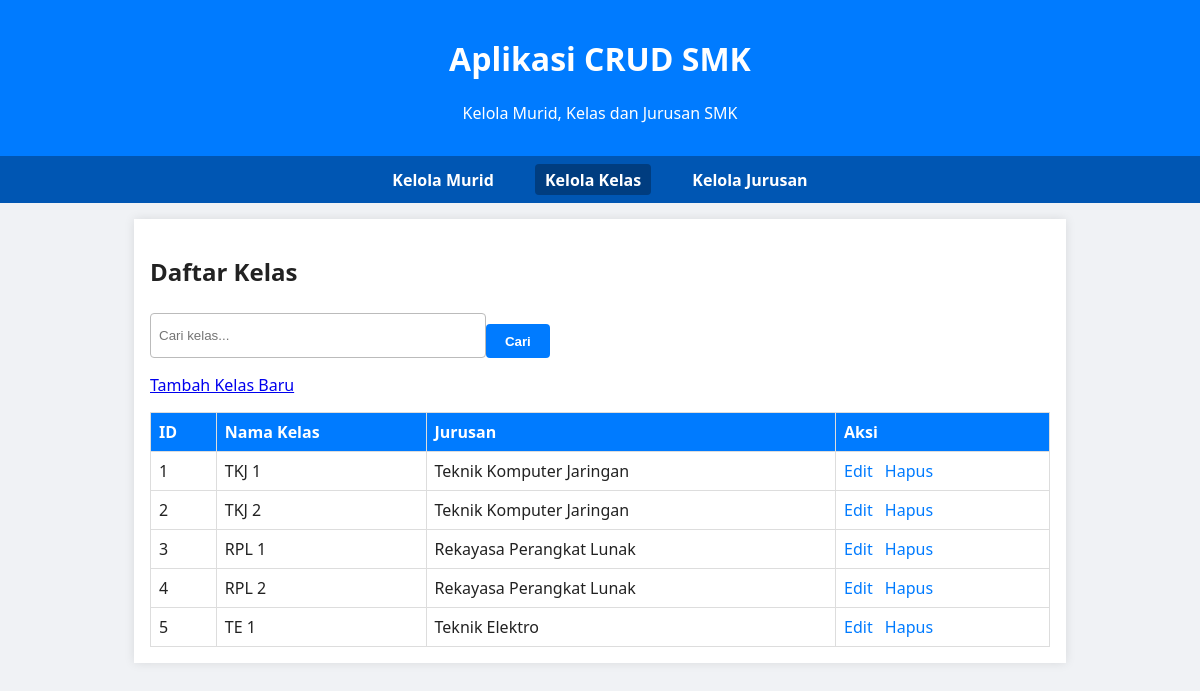
The page /?entity=kelas on the database its author committed.
### tables this page shows
CREATE TABLE IF NOT EXISTS kelas (
    id INT AUTO_INCREMENT PRIMARY KEY,
    nama VARCHAR(50) NOT NULL,
    jurusan_id INT NOT NULL,
    FOREIGN KEY (jurusan_id) REFERENCES jurusan(id) ON DELETE CASCADE
);

### src/Models/Model.php (called while the page is built, shortened)
<?php
abstract class Model
{
    protected \mysqli $conn;
    protected string $table;
    public function __construct(\mysqli $conn)
    {
        $this->conn = $conn;
    }
    public function readAll(): array
    {
        $sql = "SELECT * FROM {$this->table}";
        $res = $this->conn->query($sql);
        return $res->fetch_all(MYSQLI_ASSOC);
    }
}
?>

### index.php (the view, shortened to what this page needs)
<?php
$db = new DB('localhost', 'root', '', 'smkdb');
$mysqli = $db->getConnection();
$jurusanModel = new Jurusan($mysqli);
$kelasModel = new Kelas($mysqli);
$entity = $_GET['entity'] ?? 'murid';
$action = $_GET['action'] ?? 'list';
switch ($entity) {
  case 'kelas':
    handleKelas($action, $kelasModel, $jurusanModel);
    break;
}
$content = ob_get_clean();
?>
<!DOCTYPE html>
<html lang="id">
<head>
</head>
<body>
<header>
    <h1>Aplikasi CRUD SMK</h1>
    <p>Kelola Murid, Kelas dan Jurusan SMK</p>
</header>
<nav>
    <a href="?entity=murid" class="<?= $entity === 'murid' ? 'active' : ''; ?>">Kelola Murid</a>
    <a href="?entity=kelas" class="<?= $entity === 'kelas' ? 'active' : ''; ?>">Kelola Kelas</a>
    <a href="?entity=jurusan" class="<?= $entity === 'jurusan' ? 'active' : ''; ?>">Kelola Jurusan</a>
</nav>
<main>
    <?= $content ?>
</main>
</body>
</html>
<?php
function req_get(string $key, $default = '') {
  return isset($_GET[$key]) ? trim($_GET[$key]) : $default;
}
function handleKelas(string $action, Kelas $model, Jurusan $jurusanModel) {
  switch ($action) {
    default:
      $search = req_get('search', '');
      $items = $search !== '' ? $model->search($search) : $model->readAll();
      listKelas($items, $jurusanModel, $search);
      break;
  }
}
function listKelas(array $items, Jurusan $jurusanModel, string $search) {
  echo "<h2>Daftar Kelas</h2>";
  echo "<form method='get' class='search-form'>
    <input type='hidden' name='entity' value='kelas' />
    <input type='text' name='search' placeholder='Cari kelas...' value=\"" . htmlspecialchars($search) . "\" />
    <button type='submit'>Cari</button>
  </form>";
  echo "<a href='?entity=kelas&action=create'>Tambah Kelas Baru</a>";
  if (count($items) === 0) {
    echo "<p>Tidak ada data kelas.</p>";
  } else {
    $jurusanMap = [];
    foreach ($jurusanModel->readAll() as $j) {
      $jurusanMap[$j['id']] = $j['nama'];
    }
    echo "<table><thead><tr><th>ID</th><th>Nama Kelas</th><th>Jurusan</th><th>Aksi</th></tr></thead><tbody>";
    foreach ($items as $item) {
      $jurusanName = $jurusanMap[$item['jurusan_id']] ?? '-';
      echo "<tr>
        <td>{$item['id']}</td>
        <td>" . htmlspecialchars($item['nama']) . "</td>
        <td>" . htmlspecialchars($jurusanName) . "</td>
        <td class='actions'>
          <a href='?entity=kelas&action=edit&id={$item['id']}'>Edit</a>
          <a href='?entity=kelas&action=delete&id={$item['id']}' onclick='return confirm(\"Yakin ingin hapus?\");'>Hapus</a>
        </td>
      </tr>";
    }
    echo "</tbody></table>";
  }
}
?>

### index.php (style rules this page uses)
body { font-family: 'Segoe UI', Tahoma, Geneva, Verdana, sans-serif; margin:0; padding:0; background:#f0f2f5; color:#222; }
header { background:#007bff; color:#fff; padding:1rem; text-align:center; }
nav { background:#0056b3; padding:0.5rem; display:flex; justify-content:center; flex-wrap:wrap; }
nav a { color:#fff; margin:0 1rem; text-decoration:none; font-weight:600; padding:0.3rem 0.6rem; border-radius:4px; }
nav a.active, nav a:hover { background:#003d80; }
main { max-width:900px; margin:1rem auto; padding:1rem; background:#fff; box-shadow:0 0 10px rgba(0,0,0,0.1); }
table { border-collapse:collapse; width:100%; margin-top:1rem; }
th, td { border:1px solid #ddd; padding:0.5rem; text-align:left; }
th { background:#007bff; color:#fff; }
form { margin-top:1rem; }
input[type="text"], select, textarea, input[type="date"] { width:100%; padding:0.5rem; margin-top:0.3rem; border:1px solid #bbb; border-radius:4px; }
button { margin-top:1rem; padding:0.6rem 1.2rem; border:none; background:#007bff; color:#fff; border-radius:4px; cursor:pointer; font-weight:600; }
.actions a { margin-right:0.5rem; color:#007bff; text-decoration:none; }
.search-form { display:flex; max-width:400px; margin:1rem 0; }
.search-form input[type="text"] { flex-grow:1; }
.search-form button { flex-shrink:0; }

### rows shown on the page
kelas: id "1", nama "TKJ 1", jurusan "Teknik Komputer Jaringan"
kelas: id "2", nama "TKJ 2", jurusan "Teknik Komputer Jaringan"
kelas: id "3", nama "RPL 1", jurusan "Rekayasa Perangkat Lunak"
kelas: id "4", nama "RPL 2", jurusan "Rekayasa Perangkat Lunak"
kelas: id "5", nama "TE 1", jurusan "Teknik Elektro"
